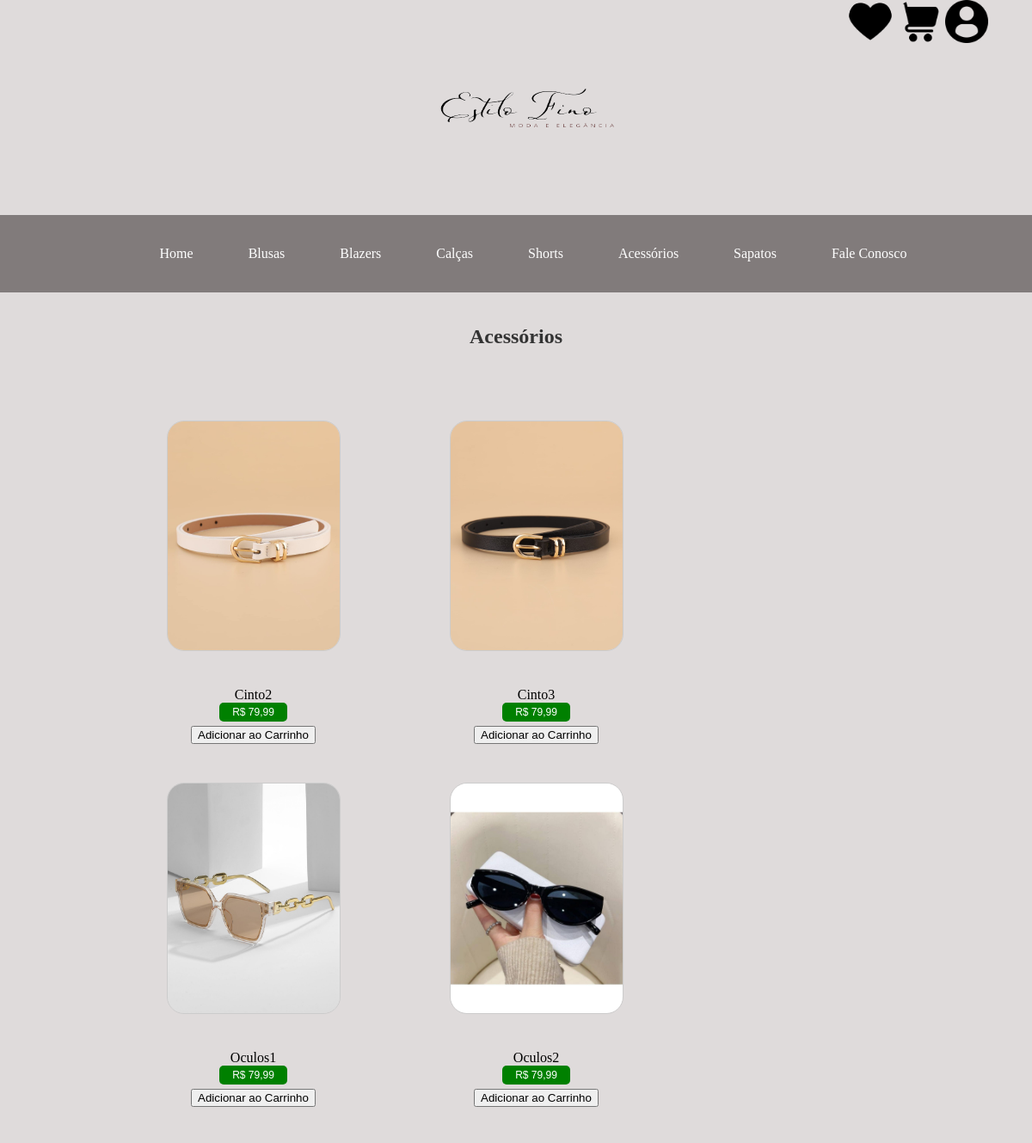
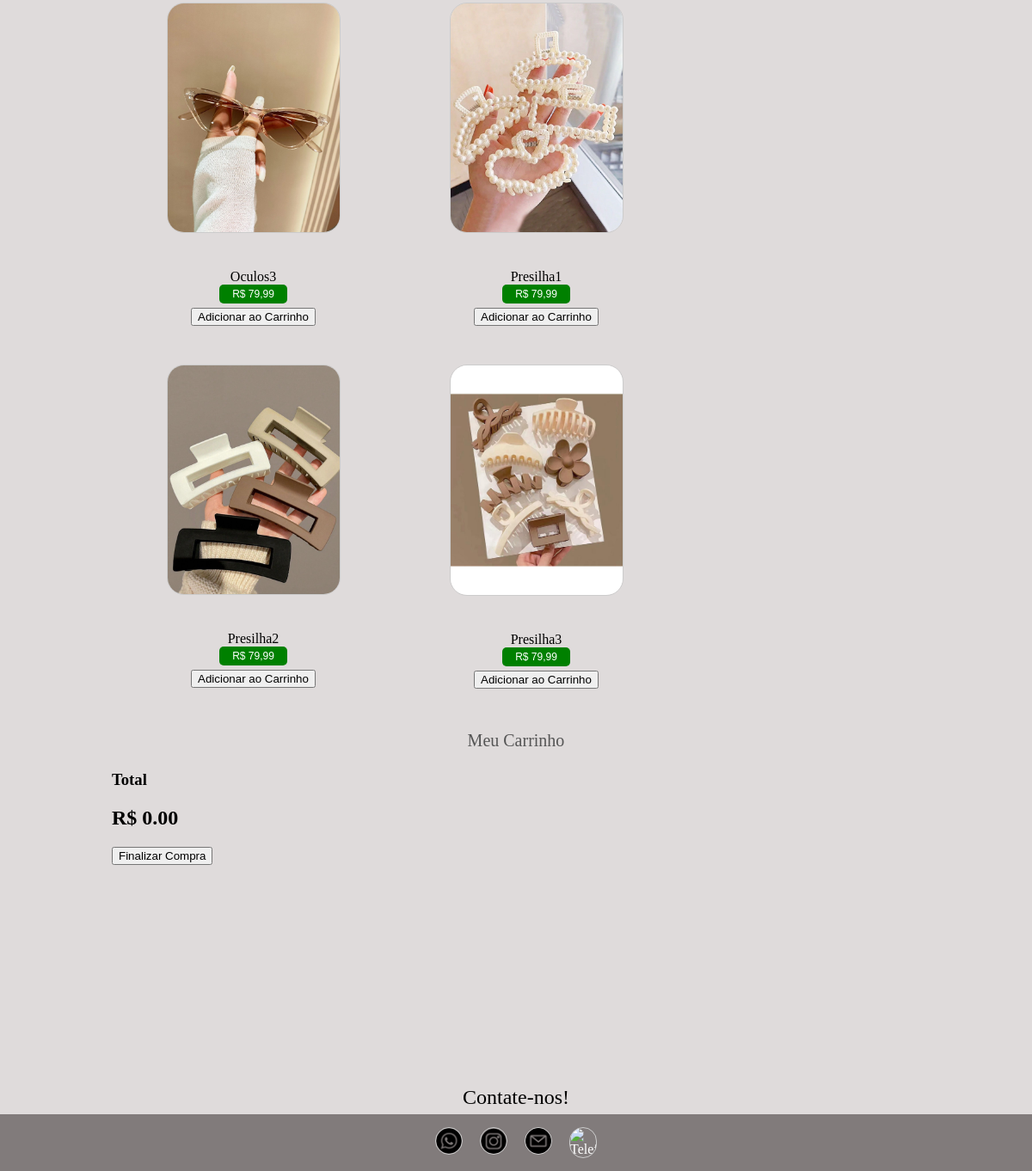
Screenshot of /?pg=acessorios with the database file from the repository (2 pictures, top to bottom).
### tables this page shows
CREATE TABLE `acessorios` (
  `foto` varchar(40) DEFAULT NULL,
  `nome` varchar(255) DEFAULT NULL,
  `preco` varchar(40) DEFAULT NULL
);

### ProjetoFinal/acessorios.php (the view, shortened to what this page needs)
<div>
	<div class="main">
        <div>
        	<h1>Acessórios</h1>
            <div class="texto-cima-ropa">
            <br> <br>
        </div>
        <div style='display:flex;'>
        <div class='item-container' style=' display: flex; flex-wrap: wrap; width:70%'>
            <?php
                include_once ("config.inc.php");
                $sql = "SELECT foto, nome, preco FROM Acessorios";
                $blusas = mysqli_query($conn, $sql);
                while($row = mysqli_fetch_array($blusas, MYSQLI_NUM)){
                    echo "<div style='flex: 1 0 21%;width:300px;padding:20px'> <figure><img src='./upload/{$row[0]}' alt='$row[1]' width='200'>".
                    "<br><br>".
                    "<figcaption>".
                    "    <form action='filtros/criar.php' method='post'>".
                    "        <p6>{$row[1]}</p6> <br>".
                    "        <button class='btn efeito' style='background-color: green; color: white;'>R$ {$row[2]}</button>".
                    "        <input type='hidden' name='id_produto' value=''>".
                    "        <input type='hidden' name='valor' value=''>".
                    "        <button type='button' class='button' name='addcarrinho' onclick='adicionarItem('{$row[1]}', {$row[2]}, './upload/{$row[0]}')'>Adicionar ao Carrinho</button>".
                    "   </form>".
                    "<figcaption>".
                    "</figure></div>";
                }
            ?>
        </div>
    </div>
     <div class="barraLateral" style='height:400px' >
                            <div class="topoCarrinho">
                                <p>Meu Carrinho</p>
                            </div>
                            <div class="total">
                                <h3>Total</h3>
                                    <h2>R$ <span id="total-carrinho">0.00</span></h2>
                            </div>
                            <a href="?pg=processar_compra"> <button> Finalizar Compra</button></a>
                        </div>
            </div>
</div>

### css/css.css (style rules this page uses)
body { background-color: #dfdbdb; margin: 0; padding: 0; }
.main { background-color: #dfdbdb; margin-left: 10%; margin-right: 10%; padding: 10px; min-height: 650px; }
h1 { font-size: 26px; color: #333; text-align: center; display: flex; justify-content: center; align-items: center; height: 50px; }
figure { margin: 10px; text-align: center; }
img { width: 200px; border: 1px solid #ccc; border-radius: 20px; }
figcaption { margin-top: 5px; font-size: 16px; }
figcaption { text-align: center; }
p { font-size: 16px; text-align: center; line-height: 1.5; color: #666; }
figure { text-align: center; margin: 0 20px; }
.btn { padding: 4px 15px; font-size: 12px; text-align: center; cursor: pointer; outline: none; color: #fff; background-color: #999090; border: none; border-radius: 5px; }
.btn { display: block; margin: 0 auto; margin-bottom: 5px; }
.efeito { border-color: #6b6b6b; color: #fff; background-image: -webkit-linear-gradient(45deg, #000000d0 50%, transparent 50%); background-image: linear-gradient(45deg, rgb(128, 128, 128) 50%, transparent 50%); background-position: 100%; background-size: 400%; -webkit-transition: background 300ms ease-in-out; transition: background 300ms ease-in-out; }
.texto-cima-ropa { font-size: 20px; color: #333; text-align: center; display: flex; justify-content: center; align-items: center; height: 20px; margin-left: 1%; margin-right: 1%; padding: 2px; min-height: 1px; margin-bottom: 3px; }

### css/form.css (style rules this page uses)
form { margin-top: 20px; }

### css/quem-sou.css (style rules this page uses)
.container-quem-sou, h1 { font-size: 24px; color: #333; margin-bottom: 26px; }
.container-quem-sou, p { font-size: 20px; color: #555; }

### css/clientes.css (style rules this page uses)
.container-clientes, p { font-size: 20px; color: #555; }

### rows the page displays
acessorios: foto (picture), nome "Cinto2", preco "79,99"
acessorios: foto (picture), nome "Cinto3", preco "79,99"
acessorios: foto (picture), nome "Oculos1", preco "79,99"
acessorios: foto (picture), nome "Oculos2", preco "79,99"
acessorios: foto (picture), nome "Oculos3", preco "79,99"
acessorios: foto (picture), nome "Presilha1", preco "79,99"
acessorios: foto (picture), nome "Presilha2", preco "79,99"
acessorios: foto (picture), nome "Presilha3", preco "79,99"
